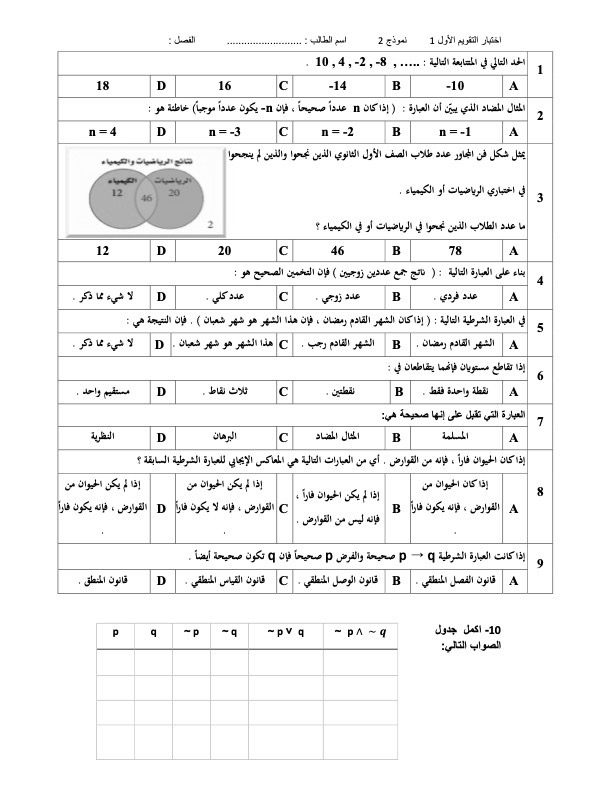
#> input picture data/00-test1-blank.jpg, 612 x 792 px
$ python Auto_Grader.py
#> lines starting #> are read from the running program, lines starting #| are printed output that depends on the picture; after the words box and inside, x2 and y2 are one past the last pixel; in counts of white or black regions, pixels touching at a corner belong together
import os
import cv2
from imutils.perspective import four_point_transform
import numpy as np
import imutils

# save the answer key
answer_key = {0: 1, 1: 3, 2: 0, 3: 2, 4: 3, 5: 0, 6: 0, 7: 2, 8: 2}

# Read the template test:
test1_blank = cv2.imread("data/00-test1-blank.jpg")
#> test1_blank is the input picture: shape (792, 612, 3); min 0, max 255, mean 242.7

# Function to prepare the paper for grading
def ready_paper(test):
    gray = cv2.cvtColor(test, cv2.COLOR_BGR2GRAY)
    blurred = cv2.GaussianBlur(gray, (5, 5), 0)
    edged = cv2.Canny(blurred, 75, 200)
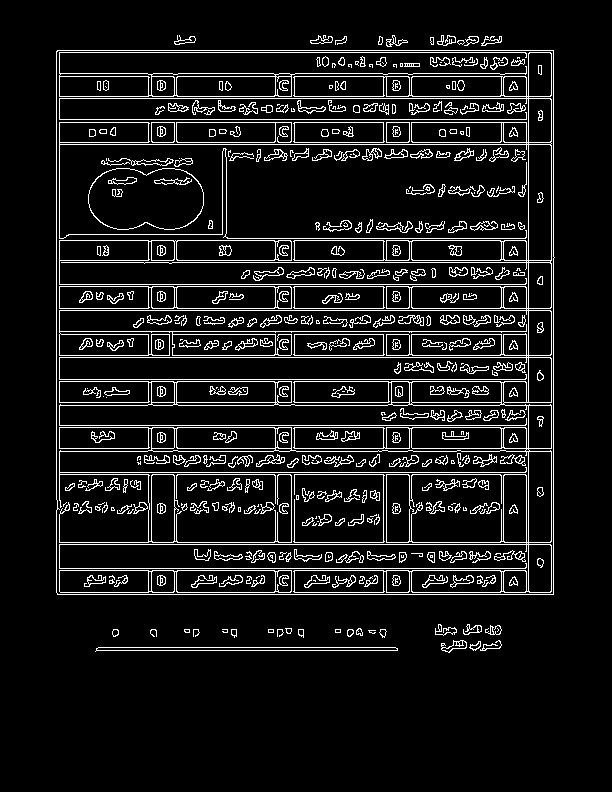
#> edged: shape (792, 612); 9.1% white in thin lines or dots, all inside (x1, y1, x2, y2) = (56, 35, 555, 653)

    # find contours in the edge map, then initialize
    # the contour that corresponds to the document
    cnts = cv2.findContours(edged.copy(), cv2.RETR_EXTERNAL, cv2.CHAIN_APPROX_SIMPLE)
#> cnts = 34 contours, 12 with area under 20; largest, box (x1, y1, x2, y2) and area: (56, 50, 555, 595) 270357, (95, 647, 398, 652) 900, (441, 640, 467, 653) 146, (310, 35, 333, 44) 90, (174, 35, 196, 45) 80
    cnts = imutils.grab_contours(cnts)
    docCnt = None
    # ensure that at least one contour was found
    if len(cnts) > 0:
        # sort the contours according to their size in
        # descending order
        cnts = sorted(cnts, key=cv2.contourArea, reverse=True)
        # loop over the sorted contours
        for c in cnts:
            # approximate the contour
            peri = cv2.arcLength(c, True)
            approx = cv2.approxPolyDP(c, 0.02 * peri, True)
            # if our approximated contour has four points,
            # then we can assume we have found the paper
            if len(approx) == 4:
                docCnt = approx
                break
#> this loop made 1 pass
#> (peri, docCnt) on pass 1: (2082.5, [[57, 50], [57, 594], [553, 594], [553, 50]])

    # apply a four point perspective transform to both the
    # original image and grayscale image to obtain a top-down
    # birds eye view of the paper
    paper = four_point_transform(test, docCnt.reshape(4, 2))
    warped = four_point_transform(gray, docCnt.reshape(4, 2))

    # apply Otsu's thresholding method to binarize the warped
    # piece of paper
    thresh = cv2.threshold(warped, 0, 255, cv2.THRESH_BINARY_INV | cv2.THRESH_OTSU)[1]
#> thresh: shape (544, 496); 14.2% white; 548 white regions (204 under 20 px), largest, box (x1, y1, x2, y2) and area: (0, 1, 495, 543) 11283, (32, 118, 146, 179) 5840, (10, 184, 168, 187) 317
    return (thresh, paper)


thresh, paper = ready_paper(test1_blank)

img = thresh

# make question 1 boxes
q1_a = [
    [353, 25],
    [353, 46],
    [469, 46],
    [469, 25],
]
q1_b = [
    [235, 25],
    [235, 46],
    [351, 46],
    [351, 25],
]
q1_c = [
    [117, 25],
    [117, 46],
    [233, 46],
    [233, 25],
]
q1_d = [
    [0, 25],
    [0, 46],
    [115, 46],
    [115, 25],
]

# make question 2 boxes
q2_a = [
    [353, 71],
    [469, 71],
    [469, 92],
    [353, 92],
]
q2_b = [
    [235, 71],
    [235, 92],
    [351, 92],
    [351, 71],
]
q2_c = [
    [117, 71],
    [117, 92],
    [233, 92],
    [233, 71],
]
q2_d = [
    [0, 71],
    [0, 92],
    [115, 92],
    [115, 71],
]

# make question 3 boxes
q3_a = [
    [353, 190],
    [469, 190],
    [469, 210],
    [353, 210],
]
q3_b = [
    [235, 190],
    [351, 190],
    [351, 210],
    [235, 210],
]
q3_c = [
    [117, 190],
    [233, 190],
    [233, 210],
    [117, 210],
]
q3_d = [
    [0, 190],
    [115, 190],
    [115, 210],
    [0, 210],
]

# make question 4 boxes
q4_a = [
    [353, 236],
    [469, 236],
    [469, 257],
    [353, 257],
]
q4_b = [
    [235, 236],
    [351, 236],
    [351, 257],
    [235, 257],
]
q4_c = [
    [117, 236],
    [233, 236],
    [233, 257],
    [117, 257],
]
q4_d = [
    [0, 236],
    [115, 236],
    [115, 257],
    [0, 257],
]

# make question 5 boxes
q5_a = [
    [353, 283],
    [469, 283],
    [469, 304],
    [353, 304],
]
q5_b = [
    [235, 283],
    [351, 283],
    [351, 304],
    [235, 304],
]
q5_c = [
    [117, 283],
    [233, 283],
    [233, 304],
    [117, 304],
]
q5_d = [
    [0, 283],
    [115, 283],
    [115, 304],
    [0, 304],
]

# make question 6 boxes
q6_a = [
    [353, 330],
    [469, 330],
    [469, 352],
    [353, 352],
]
q6_b = [
    [235, 330],
    [351, 330],
    [351, 352],
    [235, 352],
]
q6_c = [
    [117, 330],
    [233, 330],
    [233, 352],
    [117, 352],
]
q6_d = [
    [0, 330],
    [115, 330],
    [115, 352],
    [0, 352],
]

# make question 7 boxes
q7_a = [
    [353, 376],
    [469, 376],
    [469, 398],
    [353, 398],
]
q7_b = [
    [235, 376],
    [351, 376],
    [351, 398],
    [235, 398],
]
q7_c = [
    [117, 376],
    [233, 376],
    [233, 398],
    [117, 398],
]
q7_d = [
    [0, 376],
    [115, 376],
    [115, 398],
    [0, 398],
]

# make question 8 boxes (3x height of other questions)
q8_a = [
    [353, 423],
    [469, 423],
    [469, 492],
    [353, 492],
]
q8_b = [
    [235, 423],
    [351, 423],
    [351, 492],
    [235, 492],
]
q8_c = [
    [117, 423],
    [233, 423],
    [233, 492],
    [117, 492],
]
q8_d = [
    [0, 423],
    [115, 423],
    [115, 492],
    [0, 492],
]

# make question 9 boxes
q9_a = [
    [353, 517],
    [469, 517],
    [469, 540],
    [353, 540],
]
q9_b = [
    [235, 517],
    [351, 517],
    [351, 540],
    [235, 540],
]
q9_c = [
    [117, 517],
    [233, 517],
    [233, 540],
    [117, 540],
]
q9_d = [
    [0, 517],
    [115, 517],
    [115, 540],
    [0, 540],
]

# add all boxes to a list
boxes = []
boxes.append([q1_a, q1_b, q1_c, q1_d])
boxes.append([q2_a, q2_b, q2_c, q2_d])
boxes.append([q3_a, q3_b, q3_c, q3_d])
boxes.append([q4_a, q4_b, q4_c, q4_d])
boxes.append([q5_a, q5_b, q5_c, q5_d])
boxes.append([q6_a, q6_b, q6_c, q6_d])
boxes.append([q7_a, q7_b, q7_c, q7_d])
boxes.append([q8_a, q8_b, q8_c, q8_d])
boxes.append([q9_a, q9_b, q9_c, q9_d])

# get the threshold for each box from the template
thresholds = []
for i in range(0, 9):
    thresholds_temp = []
    for j in range(0, 4):

        # mask the template
        mask = np.zeros(thresh.shape, dtype="uint8")
        cv2.drawContours(mask, np.array([boxes[i][j]]), -1, 255, -1)
        paper = cv2.drawContours(paper, np.array([boxes[i][j]]), -1, 255, -1)

        # create a mask for the answer
        mask = cv2.bitwise_and(thresh, thresh, mask=mask)
        # count the number of white pixels
        total = cv2.countNonZero(mask)
        thresholds_temp.append(total)
    # save the threshold for each box to compare to the test image
    thresholds.append(thresholds_temp)
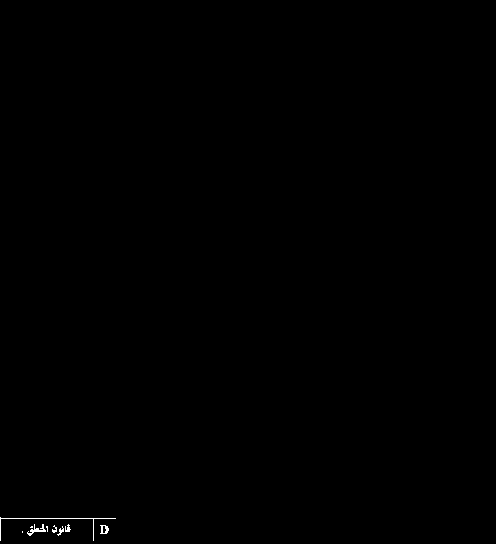
#> mask: shape (544, 496); 0.14% white in thin lines or dots, all inside (x1, y1, x2, y2) = (0, 517, 116, 541)
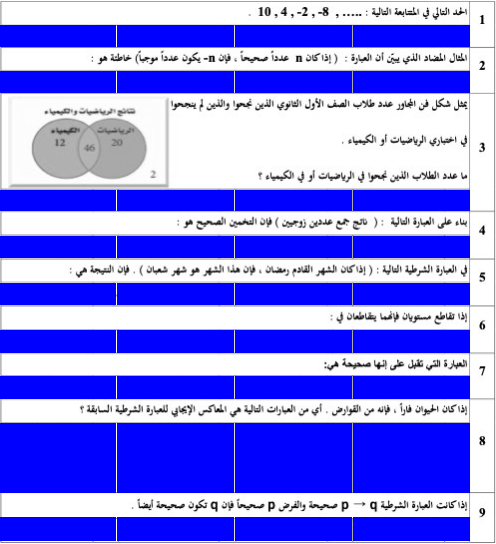
#> paper: shape (544, 496, 3); mean B, G, R 242.5, 132.6, 132.6
#> after the loop, thresholds = [[277, 276, 275, 282], [176, 188, 191, 188], [165, 169, 180, 166], [231, 235, 234, 296], [375, 363, 440, 311], [352, 242, 271, 278], [300, 398, 316, 327], [854, 873, 966, 907], [493, 508, 520, 379]]

# [7 lines of commented-out code are left out]
for file in os.listdir("data/tests/"):
    # prepare the test image
    test = cv2.imread("data/tests/" + file)
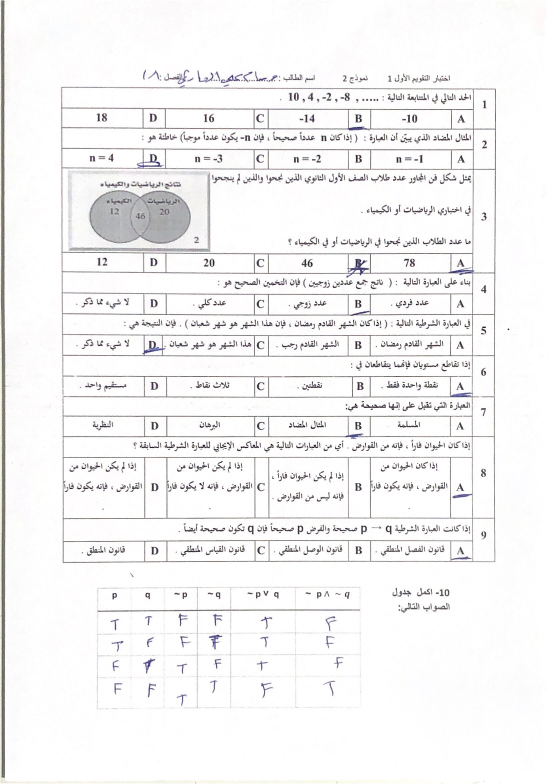
#> input picture data/tests/01-test1.jpg, 1659 x 2352 px (shown at 1/3 size)
#> test is the input picture: shape (2352, 1659, 3); mean B, G, R 244, 243.7, 244.3
    test, paper = ready_paper(test)
#> in ready_paper (call 2), `edged = cv2.Canny(blurred, 75, 200)`:
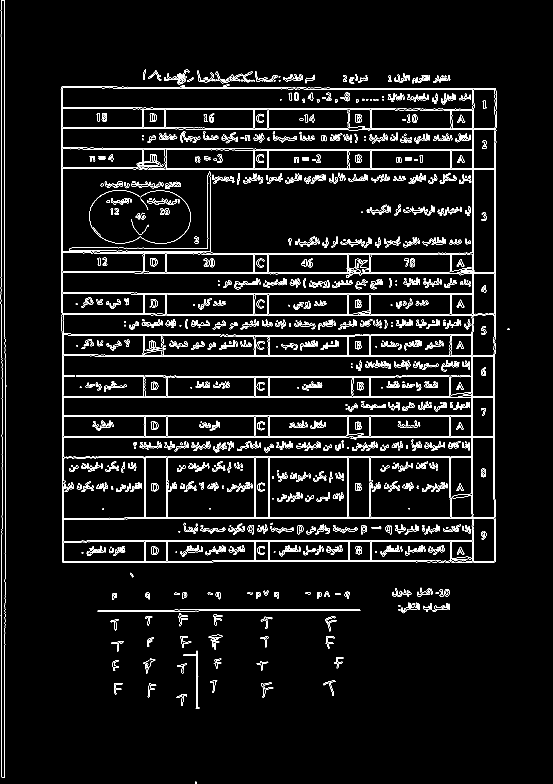
#> edged: shape (2352, 1659) (shown at 1/3 size); 3.7% white in thin lines or dots
#> in ready_paper (call 2), `cnts = cv2.findContours(edged.copy(), cv2.RETR_EXTERNAL, cv2.CHAIN_APP..`: cnts = 665 contours, 331 with area under 20; largest, box (x1, y1, x2, y2) and area: (182, 255, 1489, 1689) 581030, (188, 882, 1418, 1067) 94450, (186, 263, 1420, 328) 72680, (191, 1372, 1417, 1624) 60869, (497, 448, 1111, 507) 33384
#> the loop in ready_paper (call 2), `for c in cnts:` made 2 passes
#> (peri, docCnt) on pass 2: (5528.1, [[188, 943], [191, 1064], [1415, 1065], [1417, 945]])
#> in ready_paper (call 2), `thresh = cv2.threshold(warped, 0, 255, cv2.THRESH_BINARY_INV | cv2.THR..`:
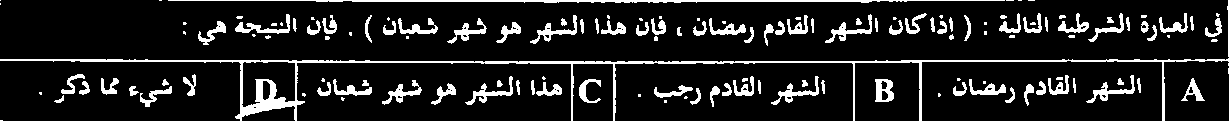
#> thresh: shape (121, 1229); 12% white; 144 white regions (50 under 20 px), largest, box (x1, y1, x2, y2) and area: (0, 58, 1229, 121) 4677, (168, 0, 1005, 3) 1465, (465, 76, 513, 105) 334

    # keep track of the number of correct answers
    correct = 0
    # loop over the questions
    for i in range(0, 9):
        # mark choice as None
        choice = None
        current_total = 0
        # loop over the answer boxes
        for j in range(0, 4):
            # mask the test image
            mask = np.zeros(test.shape, dtype="uint8")
            cv2.drawContours(mask, np.array([boxes[i][j]]), -1, 255, -1)

            # mask the answer
            mask = cv2.bitwise_and(test, test, mask=mask)
            # count the number of white pixels
            total = cv2.countNonZero(mask)

            # if the total is greater than the threshold, mark the answer
            if total > thresholds[i][j] and total > current_total:
                current_total = total
                choice = j

        # check if the answer is correct
        if choice == answer_key[i]:
            correct += 1
        elif choice is not None:
            # draw a red box around the incorrect answer
            paper = cv2.drawContours(
                paper, np.array([boxes[i][choice]]), -1, (0, 0, 255), 2
            )

        # draw a green box around the correct answer
        paper = cv2.drawContours(
            paper, np.array([boxes[i][answer_key[i]]]), -1, (0, 255, 0), 2
        )
#> this loop made 9 passes
#> pass 2, `paper = cv2.drawContours( paper, np.array([boxes[i][answer_key[i]]]), ..`:
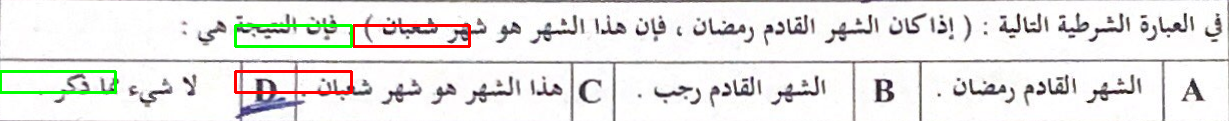
#> paper: shape (121, 1229, 3); mean B, G, R 229.3, 231.2, 232.4
#> after the loop, correct = 0

    # save the graded test
    cv2.imwrite("data/graded/" + file, paper)
#> pass 2 of the loop `for file in os.listdir("data/tests/"):`:
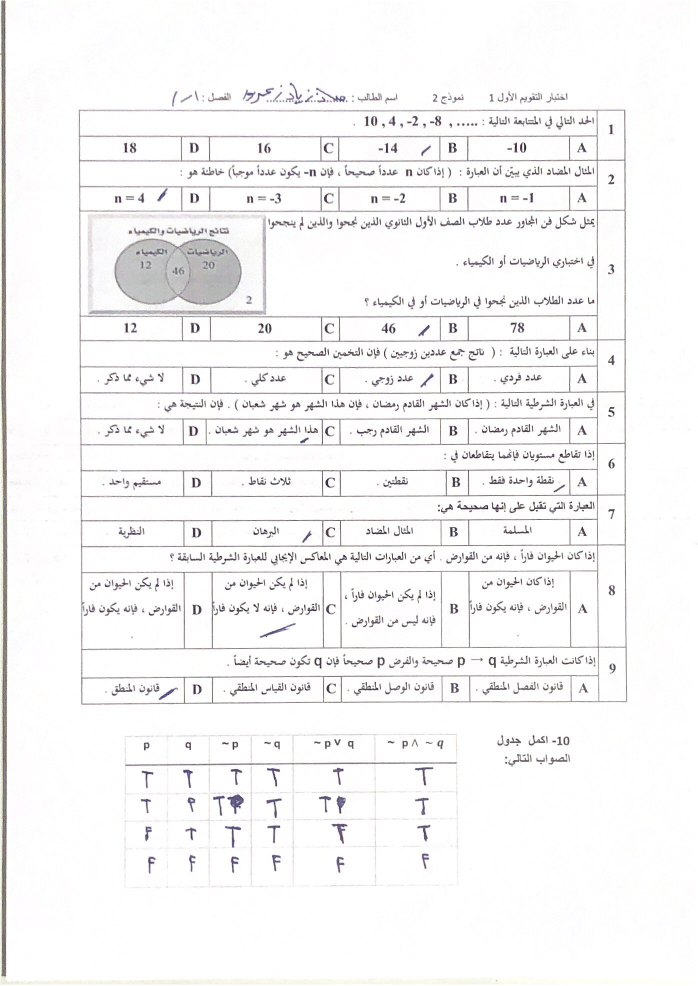
#> input picture data/tests/05-test1.jpg, 1395 x 1971 px (shown at 1/2 size)
#> test is the input picture: shape (1971, 1395, 3); mean B, G, R 245.4, 245.1, 245.7
#> gray: shape (1971, 1395)
#> blurred: shape (1971, 1395)
#> in ready_paper (call 3), `edged = cv2.Canny(blurred, 75, 200)`:
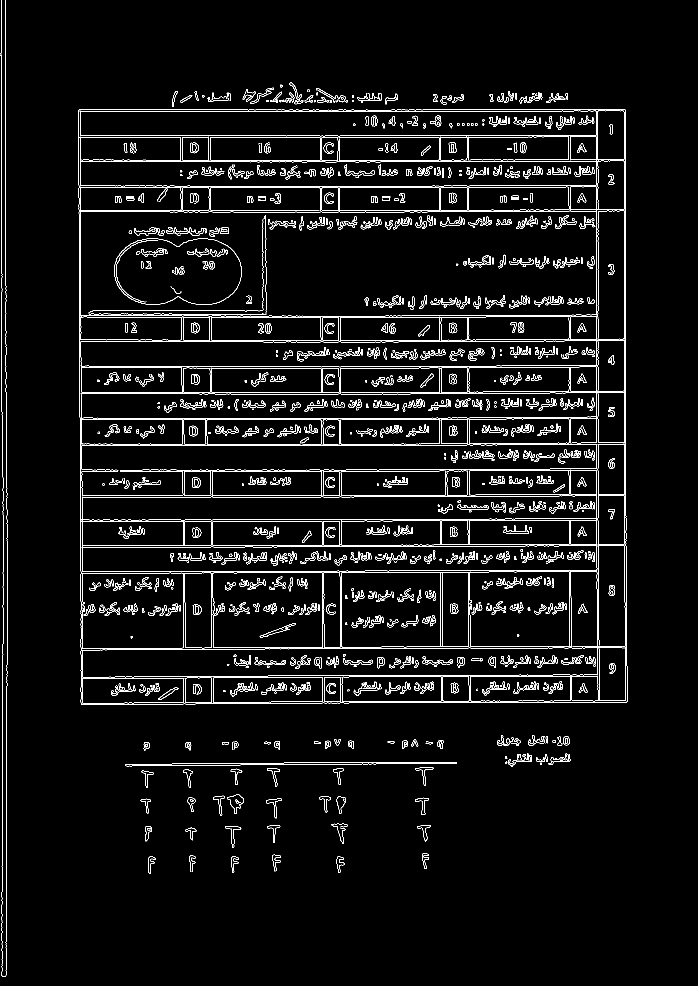
#> edged: shape (1971, 1395) (shown at 1/2 size); 4.4% white in thin lines or dots, all inside (x1, y1, x2, y2) = (0, 0, 1255, 1953)
#> cnts = 110 contours, 41 with area under 20; largest, box (x1, y1, x2, y2) and area: (157, 218, 1255, 1410) 1296140, (250, 1524, 914, 1533) 2090, (454, 1589, 488, 1628) 624, (1016, 1507, 1064, 1533) 358, (450, 1652, 483, 1696) 305
#> the loop in ready_paper (call 3), `for c in cnts:` made 1 pass
#> (peri, docCnt) on pass 1: (4641.1, [[158, 219], [162, 1408], [1253, 1404], [1250, 219]])
#> warped: shape (1189, 1092)
#> after the loop `for i in range(0, 9):`:
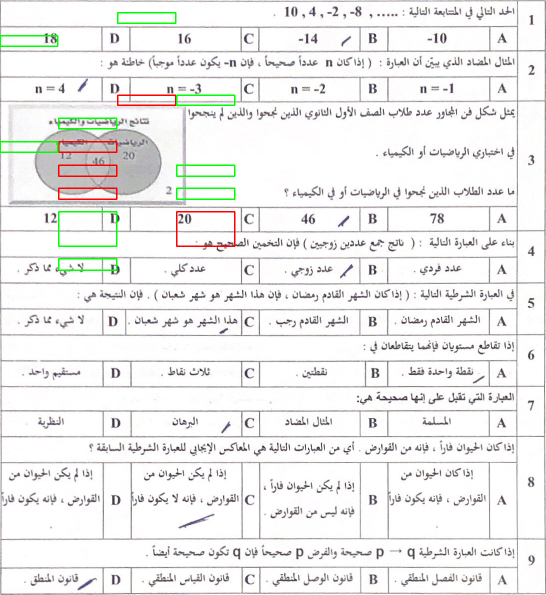
#> paper: shape (1189, 1092, 3) (shown at 1/2 size); mean B, G, R 237, 237.9, 238.2
#> after the loop `for i in range(0, 9):`: correct = 2
